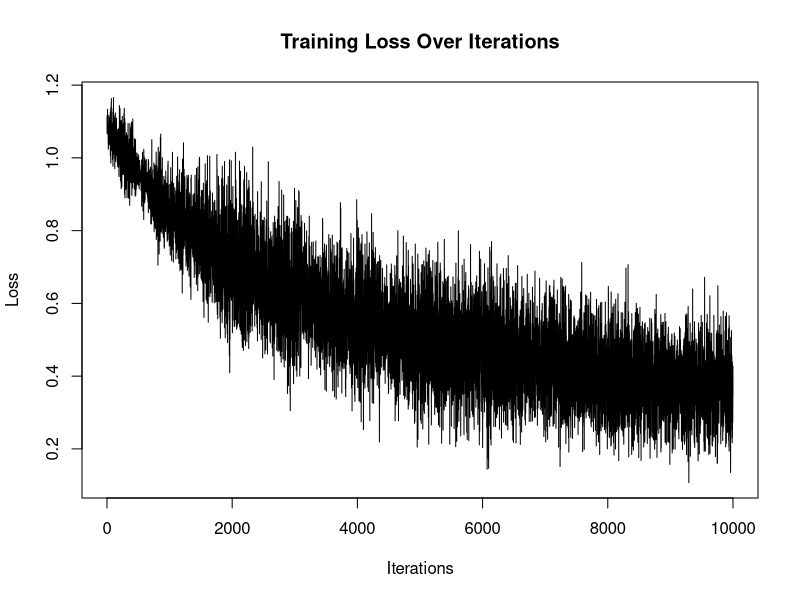

The R source for this figure:
# Sophie Bata-Madden s2037949, Cameron Donnelly s2018520, Nala Krisnanda s2587290
# Link to Github repo: https://github.com/c9md/esp-4
#Contributions:
# Sophie:  NetUp, forward, backward, derivative testing, code comment clarity 33.3% 
# Cameron:  33.3%
# Nala: 33.3%

#### Code Overview:
# In this code, we train the a neural network to classify iris types,
# using stochastic gradient descent and cross-entropy loss to train the network.
# We use the 'iris' data set inbuilt in R, and we achieve a 3.33% 
# misclassification rate when using the chosen seed (7).


#### Function: cross_entropy
# Description: Calculate the cross-entropy loss between predicted probabilities 
# (yhat) and true labels (y). We can also describe this as negative
# log-likelihood of a multinomial distribution
# Defined as: L = -sum(log(p_k_i)/n) 
# where p_k_i is the predicted probability of class k for sample i, 
# and n is the total number of samples.
# Input:  
#         yhat    -  A matrix of predicted probabilities where each column 
#                    represents a class.
#         y       -  A vector or matrix of true class labels, 
#                     or a numeric vector indicating the true class indices.
# Output: 
#                 -  Cross-entropy loss value.
cross_entropy <- function(yhat, y) {
  # Create a matrix combining true labels 'y' with their corresponding indices.
  k_true <- cbind(y, seq_along(y))
  
  # Compute negative sum of the logs of predicted probabilities for true classes
  # Divide by the total number of samples to get the average cross-entropy loss.
  return(-sum(log(yhat[k_true]))/length(y))
}

#### Function: softmax
# Description: Apply the softmax activation function to the input matrix 
# along its columns.
# This calculates the probabilities p_k of each class for each sample.
# we define for each class k, the probability p_k as:
#   p_k = exp(a_k)/sum(exp(a_k))
# Input:    
#         mat - Input matrix where each column represents the pre-activation
#                 values for different classes.
# Output:           
#             - Matrix of probabilities obtained by applying the softmax 
#               function to each column of 'mat'.
softmax <- function(mat) {
  # Compute the exponentials of the input matrix 
  # to obtain unnormalized probabilities.
  exp_mat <- exp(mat)
  
  # Calculate the column sums of the exponentiated matrix 
  #to normalize the probabilities.
  exp_mat_colsum <- colSums(exp_mat)
  
  # Divide each element of the exponentiated matrix by its column sum 
  # to obtain probabilities.
  # Transpose the result to maintain the original matrix orientation.
  return(t(t(exp_mat)/exp_mat_colsum))
}

#### Function: relu
# Description: Apply the Rectified Linear Unit (ReLU) activation function 
# element-wise to the input matrix 'mat'.
# Input:       
#         mat - Matrix where each element represents a pre-activation value.
# Output:         
#             - Matrix obtained by setting negative values in 'mat' to zero.
relu <- function (mat){
  # Replace negative values in the input matrix with zero.
  mat[which(mat<0)] <- 0
  
  # Return the modified matrix after applying the ReLU activation function.
  return(mat)
}

#### Function: netup
# Description: Given a list of nodes in leach layer, construct a neural network
# Input:       
#         d   - vector giving the number of nodes in each layer of a network
# Output: 
#         h   - a list of nodes for each layer. 
#               h[[l]] should be a vector of length d[l] which will contain 
#               the node values for layer l.
#         W   - a list of weight matrices. 
#               W[[l]] is the weight matrix linking layer l to layer l+1. 
#               Initialize the elements with U (0, 0.2) random deviates.
#         b   - a list of offset vectors. 
#               b[[l]] is the offset vector linking layer l to layer l+1. 
#               Initialize the elements with U (0, 0.2) random deviates.
netup <- function(d){
  # Construct a list of lists, h for layers, W for weight matrices, and b for 
  # offset vectors
  h <- list(); W <- list(); b <- list()  

  for (l in 1:length(d)){
    # h[[i]] is the matrix representing layer i
    h[[l]] <- rep(0,d[l])

    # Generate W[[i]] and b[[i]] if l is not equal the length d
    # W and b lists will have 1 element less compared to h
    if(l!=length(d)){
      # W[[i]] is the weight matrix linking layer i to layer i + 1
      # We initialise the elements with U(0,0.2) random deviates
      W[[l]] <- matrix(runif(d[l]*d[l+1],0,0.2), nrow=d[l+1], ncol=d[l])

      # b[[i]] is the offset vector linking layer i to layer i + 1
      # We initialise the elements with U(0,0.2) random deviates
      b[[l]] <- runif(d[l+1],0,0.2)   
    }
  }

  # Return a list containing initialized hidden layers ('h'), 
  # weight matrices ('W'), and bias vectors ('b')
  return(list(h = h, W = W, b = b))       
}

#### Function:  forward
# Description:  the function computes the remaining node values implied by input
#               and returns the updated network list.
# Input:       
#         nn    -  a network list as returned by netup.
#         inp   -  a vector of input values for the first layer
# Output: 
#         h     - a list of nodes for each layer. 
#                 h[[l]] should be a vector of length d[l] which will contain 
#                 the node values for layer l.
#         W     - a list of weight matrices. 
#                 W[[l]] is the weight matrix linking layer l to layer l+1. 
#                 Initialize the elements with U (0, 0.2) random deviates.
#         b     - a list of offset vectors. 
#                 b[[l]] is the offset vector linking layer l to layer l+1. 
#                 Initialize the elements with U (0, 0.2) random deviates.
forward <- function(nn, inp){
  # Extract hidden layer values ('h'), weight matrices ('W'), 
  # and bias vectors ('b') from the neural network structure.
  h <- nn$h
  W <- nn$W
  b <- nn$b 

  # Set the input as the first hidden layer after transposing it.
  h[[1]] <- t(inp)

  for(l in 1:(length(h)-1)){
    # Calculate the pre-activation values for the next layer
    h[[l+1]] <- W[[l]] %*% h[[l]] + b[[l]]

    # Apply activation function
    ## if it is the last layer then we apply softmax activation function
    if(l+1 == length(h)){
      h[[l+1]] <- softmax(h[[l+1]])
    }
    ## if it is not the last layer we apply relu activation function
    else{
      h[[l+1]] <- relu(h[[l+1]])
    }
  }

  # Return a list containing the output specified
  return(list(h = h, W = W, b = b))
}


#### Function:      backward
# Description: 
# Input:       
#         nn    - returned from forward
#         k     - the output class of the input
# Output: 
#         h     - a list of nodes for each layer. 
#                 h[[l]] should be a vector of length d[l] 
#                 which will contain the node values for layer l.
#         W     - a list of weight matrices. 
#                 W[[l]] is the weight matrix linking layer l to layer l+1. 
#                 Initialize the elements with U (0, 0.2) random deviates.
#         b     - a list of offset vectors. 
#                 b[[l]] is the offset vector linking layer l to layer l+1. 
#                 Initialize the elements with U (0, 0.2) random deviates.
#         dh    - derivatives with respect to the nodes
#         dW    - derivatives with respect to the weights
#         db    - derivatives with respect to the offsets
backward <- function(nn, k){
  # Extract layer values ('h'), weight matrices ('W'), and bias vectors ('b') 
  # from the neural network structure.
  h <- nn$h;W <- nn$W;b <- nn$b

  # Create variables to store gradients: dh for hidden layer values,
  # dW for weight matrices, and db for bias vectors.
  dh <- h;dW <- W;db <- b

  # Compute the derivative of the loss function w.r.t output layer
  L <- length(h)
  dh[[L]] <- softmax(h[[L]])

  ## Adjust the derivative for the true class label or index.
  k_true <- cbind(k, seq_along(k))
  dh[[L]][k_true] <- dh[[L]][k_true]-1
  
  # Iterate through the layers in reverse order to calculate gradients.
  for (j in (L-1):1){
    # Retrieve the gradient from the next layer.
    d <- dh[[j+1]]

    # Set gradients to zero for negative values in the derivative.
    d[which(dh[[j+1]]<=0)] <- 0

    # Compute the gradient for the current hidden layer value.
    dh[[j]] <- t(W[[j]]) %*% d
    db[[j]] <- d
    dW[[j]] <- d %*% t(h[[j]])
  }
  
  # Return a list containing updated hidden layer values, weight matrices,
  # bias vectors,
  # and computed gradients after the backward pass.
  return(list(h = h, W = W, b = b, dh = dh, dW = dW, db = db))
}

#### Function:      train
# Description: Train the network nn given the imput data
#                 and the corresponding class labels in k.
# Input:       
#         nn      - A list containing the neural network structure with hidden 
#                   layer values ('h'), weight matrices ('W'), 
#                   and bias vectors ('b').
#         inp     - Input matrix representing the training dataset.
#         k       - True class labels or indices for the training dataset.
#         eta     - Learning rate for gradient descent (default: 0.01).
#         mb      - Mini-batch size for each iteration of mini-batch gradient 
#                   descent (default: 10).
#         nstep   - Number of training steps or iterations (default: 10000).
# Output: 
#                 - A list containing updated hidden layer values ('h'), 
#                   weight matrices ('W'), bias vectors ('b'),
#                   computed gradients ('dh', 'dW', 'db'), and a vector 
#                   of loss values at each training step.
train <- function(nn, inp, k, eta=.01, mb=10, nstep=10000) {
  # Create an empty list to store the loss at each training step.
  loss <- list()

  # Iterate through the specified number of training steps.
  for (step in (1:nstep)) {
    # Randomly sample mini-batch indices from the training dataset.
    inp_row <- sample(nrow(inp),mb)

    # Perform the forward pass in the neural network.
    nn <- forward(nn, inp[inp_row, ])

    # Perform the backward pass to compute gradients.
    nn <- backward(nn, k[inp_row])

    # Update weights and biases by subtracting its value 
    # with the average of the gradients.
    for(i in (1:length(nn$W))){
      nn$W[[i]] <- nn$W[[i]] - eta * (nn$dW[[i]]/mb) 
      nn$b[[i]] <- nn$b[[i]] - eta * rowMeans(nn$db[[i]])
    }

    # Compute and store the cross-entropy loss for the mini-batch.
    loss[step] <- cross_entropy(nn$h[[length(nn$h)]], k[inp_row])
  }
 
  # Return a list containing the specified outputs.
  return(list(h=nn$h, W=nn$W, b=nn$b, dh=nn$dh, dW=nn$dW, db=nn$db, loss=loss))
}

#### Function: predict
# Description: Make predictions using a trained neural network for a given input
# Input:
#         nn    - A list containing the neural network with hidden layer 
#                 values ('h'), weight matrices ('W'), and bias vectors ('b').
#         inp   - Input matrix representing the features for which predictions 
#                 are to be made.
# Output:
#               - A vector of predicted class labels based on the input.
predict <- function(nn, inp) {
  # Perform the forward pass in the neural network to obtain output.
  nn <- forward(nn, inp)

  # Extract the output from the last layer of the neural network.
  output <- nn$h[[length(nn$h)]]

  # Convert the output matrix to a vector of predicted class labels.
  # Each element of the vector represents the index of the maximum value in the 
  # corresponding column.
  return(as.vector(apply(output, 2, which.max)))
}

#### Function: accuracy
# Description: Calculate the accuracy of predicted class labels compared to true
#               class labels.
# Input:
#         yhat  - Vector of predicted class labels.
#         y     - Vector of true class labels.
# Output:
#               - The accuracy: the proportion of correctly predicted labels.
accuracy <- function(yhat, y) {
  # Count the number of correctly predicted labels and calculate the accuracy.
  # The accuracy is the ratio of correctly predicted labels 
  # to the total number of labels.
  return(sum(y==yhat)/length(y))
}

# Set seed for best outcome
set.seed(7)

#### Data Preparation:
# Load iris dataset
data("iris")
# Extract features (X) and labels (y) from the iris dataset.
X <- iris[,(1:4)]
y <- as.numeric(as.factor(iris[,5]))
# Generate indices for test set.
test_index <- seq(5, dim(X)[1], by=5)
# Split the data into training and test sets.
X_train <- X[-test_index,]
y_train <- y[-test_index]
X_test <- X[test_index,]
y_test <- y[test_index]

# NN Initialization:
# Initialize a nn structure with input size 4, hidden layers of sizes 8, 7, 
# and output size 3.
nn <- netup(c(4,8,7,3))

#### Training:
# Train the neural network using the training data.
# We found that the train function give a better result when using eta=.09 
nn <- train(nn, X_train, y_train, eta=.09)
# Plot the training loss over iterations.
plot(matrix(nn$loss), type='l', main="Training Loss Over Iterations", 
     xlab="Iterations", ylab="Loss")

#### Testing:
# Make predictions on the test set.
yhat <- predict(nn, X_test)
# Calculate and print the misclassification rate (1 - accuracy) on the test set.
missclassification_rate <- 1 - accuracy(y_test, yhat)
cat("missclassification rate on test set:", 
    sprintf("%.2f%%", missclassification_rate * 100), "\n")